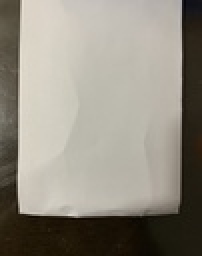
%> input picture Canny Edge Detection/paper.jpg, 101 x 128 px, shrunk from 3024 x 3840 before the run (shown 2 times larger)
$ octave CS435HW3.m   (GNU Octave 9; MATLAB toolbox functions it lacks are replaced by stand-ins)
%> lines starting %> are read from the running program, lines starting %| are printed output that depends on the picture; in (x1, y1, x2, y2) boxes, pixels count from 0 and x2, y2 are one past the last pixel; in counts of white or black regions, pixels touching at a corner belong together; the program's own positions count from 1
### Canny Edge Detection/cannyEdgeDetector.m
function cannyEdgeDetector(image_path, low, high, N, sig)
%> called with image_path = 'paper.jpg', low = 30, high = 60, N = 3, sig = 0.6
    % 2. Apply gaussian smoothing
    img = rgb2gray(imread(image_path));
%> img: size 128x101 uint8; min 6, max 225, mean 140.1
    figure; imshow(img); title('Original'); %1

    s1 = smoothing(img, N, sig);
    figure; imshow(uint8(s1)); title('Smoothing, NxN, sig=1'); %2
%> after `imshow(uint8(s1))`:
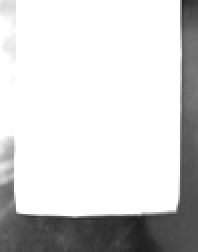
%> displayed picture: size 126x99, on the screen's scale of 0 to 255 (shown 2 times larger); min 30, max 255, mean 212.4

    % 3. Applying Gradient

    grad_x = [0, 0, 0; 1, 0, -1; 0, 0, 0] / 2;
    gx = abs(convolve(img, grad_x));
%> call 2 of convolve, with G = [0 0 0; 0.5 0 -0.5; 0 0 0]
%> after the loop in convolve (call 2), `for i = 1:size(I, 1)`:
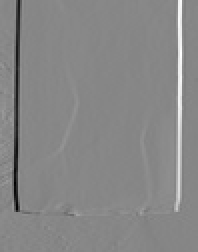
%> C: size 126x99 double (shown 2 times larger); min -94.5, max 84.5, mean 0.4; drawn with min black and max white
    figure; imshow(uint8(gx)); title('Gradient X'); %6

    grad_y = [0, 1, 0; 0, 0, 0; 0, -1, 0] / 2;
    gy = abs(convolve(img, grad_y));
%> call 3 of convolve, with G = [0 0.5 0; 0 0 0; 0 -0.5 0]
%> after the loop in convolve (call 3), `for i = 1:size(I, 1)`:
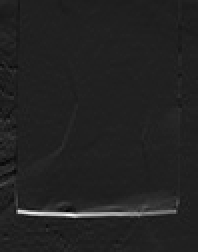
%> C: size 126x99 double (shown 2 times larger); min -15, max 101.5, mean 1.1; drawn with min black and max white
    figure; imshow(uint8(gy)); title('Gradient Y'); %7

    grad = grad_y + grad_x;
    g = abs(convolve(img, grad));
    figure; imshow(uint8(g)); title('Gradient X + Gradient Y'); %8

    gx_smooth = smoothing(gx, N, sig);
    figure; imshow(uint8(gx_smooth)); title('Smoothing, NxN, sig=1 + Gradient X'); %9

    gy_smooth = smoothing(gy, N, sig);
    figure; imshow(uint8(gy_smooth)); title('Smoothing, NxN, sig=1 + Gradient Y'); %10

    g_smooth = smoothing(g, N, sig);
%> after the loop in convolve (call 7), `for i = 1:size(I, 1)`:
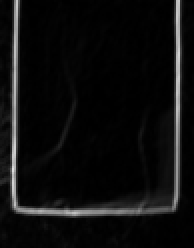
%> C: size 124x97 double (shown 2 times larger); min 0, max 225.2, mean 14.3
    figure; imshow(uint8(g_smooth)); title('Smoothing, NxN, sig=1 + Gradient X + Gradient Y'); %11

    % 4. Threshold

    g_smooth_01 = zeros(size(g_smooth));
    g_smooth_01(g_smooth / 255 > .1) = 255;
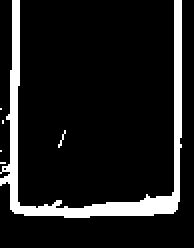
%> g_smooth_01: size 124x97 double (shown 2 times larger); 11.5% white; 6 white regions (5 under 20 px), largest, box (x1, y1, x2, y2) and area: (0, 0, 91, 109) 1366
    figure; imshow(uint8(g_smooth_01)); title('Binary 10%');%12

    g_smooth_30 = zeros(size(g_smooth));
    g_smooth_30(g_smooth / 255 > .3) = 255;
%> g_smooth_30: size 124x97 double; 5.9% white; 1 white region, box (x1, y1, x2, y2) and area: (5, 0, 90, 108) 712
    figure; imshow(uint8(g_smooth_30)); title('Binary 30%'); %13

    g_smooth_99 = zeros(size(g_smooth));
    g_smooth_99(g_smooth / 255 > .99) = 255;
%> g_smooth_99: size 124x97 double; every value is 0
    figure; imshow(uint8(g_smooth_99)); title('Binary 99%'); %14

    % 5. Hysterisis

    g_hys = hysterisis(g_smooth, low, high);
%> after the loop in hysterisis, `for i = 1:size(I, 1)`: I: size 124x97 double; 10.1% white; 1 white region, box (x1, y1, x2, y2) and area: (1, 1, 91, 109) 1209
    figure; imshow(uint8(g_hys)); title('Hysterisis'); %15

    % 6. Non-Max Suppression
    g_new = convolve(img, grad_y) + convolve(img, grad_x);
    thetas = atan(convolve(img, grad_y) ./ convolve(img, grad_x));
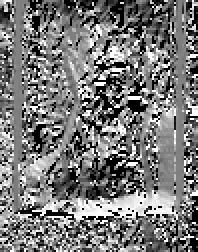
%> thetas: size 126x99 double (shown 2 times larger); 9.88% of the values are NaN or infinite; the others: min -1.57, max 1.57, mean 0.0836; drawn with min black, max white, NaN and infinite black
    g_nms = NMS(g_hys, g_new, thetas + pi / 2);
    figure; imshow(uint8(g_nms)); title('Non-Max Suppression'); %16
end

### Canny Edge Detection/smoothing.m
function smooth = smoothing(image, N, sig)
    %SMOOTHING Summary of this function goes here
    %   Detailed explanation goes here
    G = zeros(N);

    for i = 1:N
        for j = 1:N
            G(i, j) = exp(-((i - (N + 1)/2)^2 + (j - (N + 1)/2)^2) / (2 * sig^2));
        end
    end

    G = round(G ./ min(G(:)));
    G = G ./ sum(G, 2);

    smooth = convolve(image, G);
end

### Canny Edge Detection/convolve.m
function C = convolve(I, G)
    % D = conv2(I, G, 'valid');

    I = double(I);
    N = size(G, 1);
    C = zeros(size(I) - N + 1);

    for i = 1:size(I, 1)
        for j = 1:size(I, 2)
            if i - N + 1 > 0 && j - N + 1 > 0
                C(i - N + 1, j - N + 1) = sum(G .* I(i - N + 1: i, j - N + 1: j), 'all');
            end
        end
    end
end

### Canny Edge Detection/hysterisis.m
function I = hysterisis(I, t1, t2)
    %HYSTERESIS Summary of this function goes here
    %   Detailed explanation goes here
    for i = 1:size(I, 1)
        for j = 1:size(I, 2)
            if I(i, j) >= t1 && i - 1 > 0 && i + 1 < size(I, 1) && j - 1 > 0 && j + 1 < size(I, 2)
                if any(I(i - 1: i + 1, j - 1: j + 1) > t2, 'all')
                    I(i, j) = 255;
                else
                    I(i, j) = 0;
                end
            else
                I(i, j) = 0;
            end
        end
    end
end

### Canny Edge Detection/NMS.m
function I = NMS(I, G, A)
    %NMS Summary of this function goes here
    %   Detailed explanation goes here
    for i = 1:size(I, 1)
        for j = 1:size(I, 2)
            if I(i, j) == 255 && i - 1 > 0 && i + 1 < size(I, 1) && j - 1 > 0 && j + 1 < size(I, 2)
                conds = [(A(i, j) < pi / 8 || A(i, j) >= 7 * pi / 8) && (G(i, j + 1) > G(i, j) || G(i, j - 1) > G(i, j)),...
                        (A(i, j) < 3 * pi / 8 && A(i, j) >= pi / 8) && (G(i - 1, j + 1) > G(i, j) || G(i + 1, j - 1) > G(i, j)),...
                        (A(i, j) < 5 * pi / 8 && A(i, j) >= 3 * pi / 8) && (G(i - 1, j) > G(i, j) || G(i + 1, j) > G(i, j)),...
                        (A(i, j) < 7 * pi / 8 && A(i, j) >= 5 * pi / 8) && (G(i - 1, j - 1) > G(i, j) || G(i + 1, j + 1) > G(i, j))];
                if any(conds)
                    I(i, j) = 0;
                end
            end
        end
    end
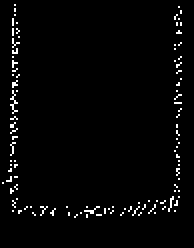
%> I: size 124x97 double (shown 2 times larger); 2.4% white in thin lines or dots, all inside (x1, y1, x2, y2) = (1, 2, 91, 109)
%> after the loop, conds = [false false false false]
end

### Canny Edge Detection/CS435HW3.m
% cannyEdgeDetector('circles1.gif', 30, 60);
cannyEdgeDetector('paper.jpg', 30, 60, 3, .6)
